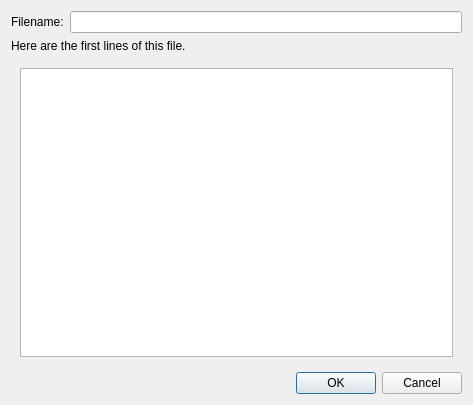
<?xml version="1.0" encoding="UTF-8"?>
<ui version="4.0">
 <class>OpenAsciiDialog</class>
 <widget class="QDialog" name="OpenAsciiDialog">
  <property name="geometry">
   <rect>
    <x>0</x>
    <y>0</y>
    <width>473</width>
    <height>405</height>
   </rect>
  </property>
  <property name="windowTitle">
   <string>Open Ascii File</string>
  </property>
  <layout class="QGridLayout" name="gridLayout_2">
   <item row="0" column="0" colspan="3">
    <layout class="QVBoxLayout" name="verticalLayout_2">
     <item>
      <layout class="QVBoxLayout" name="verticalLayout">
       <item>
        <layout class="QHBoxLayout" name="horizontalLayout">
         <item>
          <widget class="QLabel" name="label">
           <property name="text">
            <string>Filename:</string>
           </property>
          </widget>
         </item>
         <item>
          <widget class="QLineEdit" name="filenameLineEdit"/>
         </item>
        </layout>
       </item>
       <item>
        <widget class="QLabel" name="label_2">
         <property name="text">
          <string>Here are the first lines of this file.</string>
         </property>
        </widget>
       </item>
      </layout>
     </item>
     <item>
      <widget class="QWidget" name="widget" native="true">
       <layout class="QGridLayout" name="gridLayout">
        <item row="0" column="0">
         <widget class="QTableView" name="tableView"/>
        </item>
       </layout>
      </widget>
     </item>
    </layout>
   </item>
   <item row="2" column="1">
    <widget class="QPushButton" name="okButton">
     <property name="text">
      <string>OK</string>
     </property>
    </widget>
   </item>
   <item row="2" column="2">
    <widget class="QPushButton" name="cancelButton">
     <property name="text">
      <string>Cancel</string>
     </property>
    </widget>
   </item>
   <item row="2" column="0">
    <spacer name="horizontalSpacer">
     <property name="orientation">
      <enum>Qt::Horizontal</enum>
     </property>
     <property name="sizeHint" stdset="0">
      <size>
       <width>173</width>
       <height>20</height>
      </size>
     </property>
    </spacer>
   </item>
  </layout>
 </widget>
 <resources/>
 <connections>
  <connection>
   <sender>okButton</sender>
   <signal>clicked()</signal>
   <receiver>OpenAsciiDialog</receiver>
   <slot>accept()</slot>
   <hints>
    <hint type="sourcelabel">
     <x>527</x>
     <y>372</y>
    </hint>
    <hint type="destinationlabel">
     <x>96</x>
     <y>254</y>
    </hint>
   </hints>
  </connection>
  <connection>
   <sender>cancelButton</sender>
   <signal>clicked()</signal>
   <receiver>OpenAsciiDialog</receiver>
   <slot>reject()</slot>
   <hints>
    <hint type="sourcelabel">
     <x>609</x>
     <y>372</y>
    </hint>
    <hint type="destinationlabel">
     <x>179</x>
     <y>282</y>
    </hint>
   </hints>
  </connection>
 </connections>
</ui>
